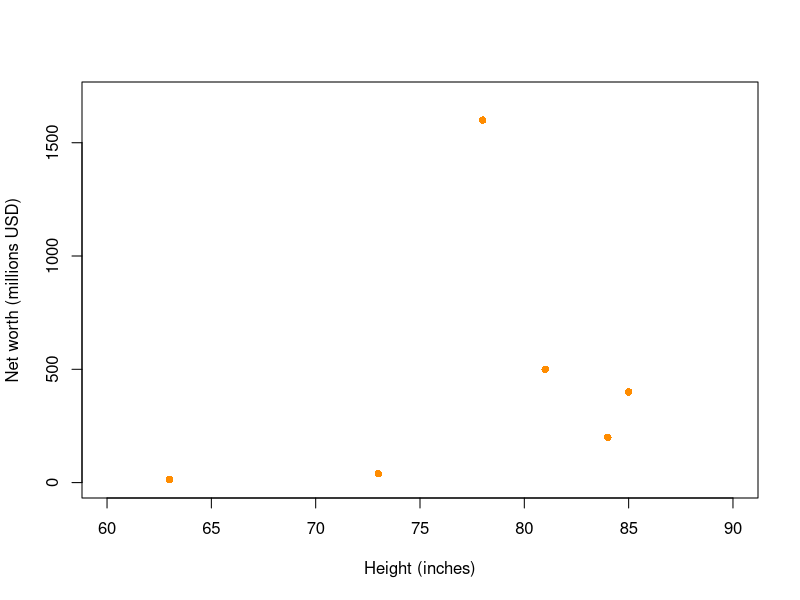
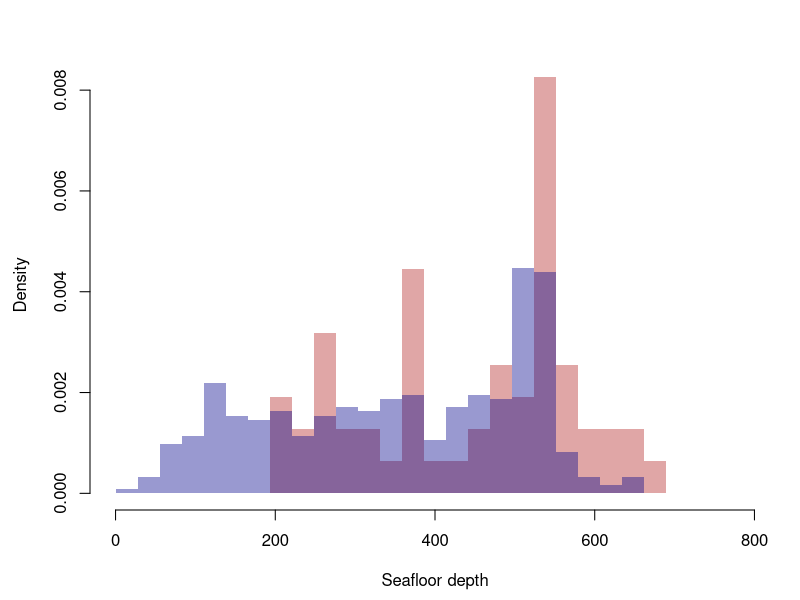
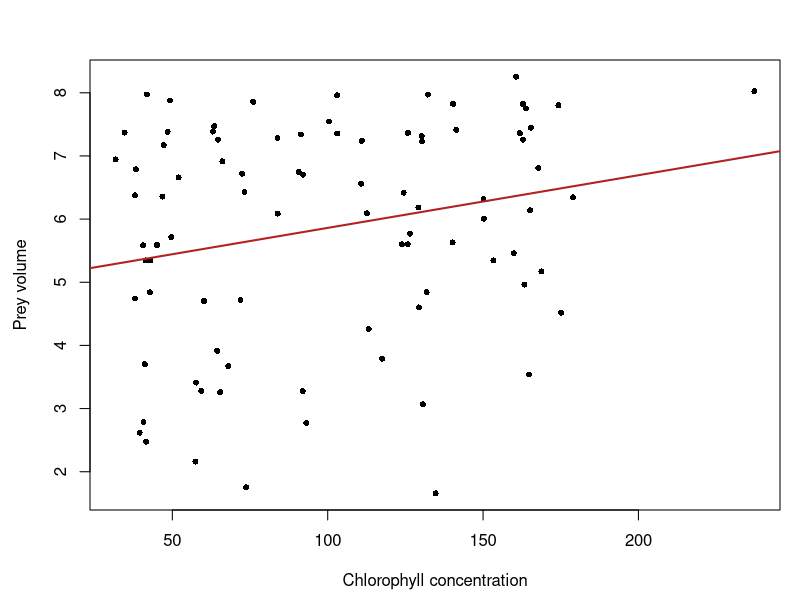

Write R code to recreate these figures, in order.
## ---- chunk 1
player <- c("LeBron","Mugsy","Shaq","Jordan","Hakeem","Kobe","Stockton")
worth <- c(500, 14, 400, 1600, 200, 600,40)
df1 <- data.frame(player,worth)
df1
## ---- chunk 2
player <- c("Jordan","Shaq","Magic","Hakeem","Stockton","Mugsy","LeBron")
height <- c(78,85,81,84,73,63,81)
df2 <- data.frame(player,height)
df2
## ---- chunk 3
library(dplyr)
## ---- chunk 4
left_join(df1,df2,by="player")
## ---- chunk 5
right_join(df1,df2,by="player")
## ---- chunk 6
full_join(df1,df2,by="player")
## ---- chunk 7
inner_join(df1,df2,by="player")
## ---- chunk 8
df3 <- full_join(df1,df2,by="player")
plot(df3$worth ~ df3$height,
     ylim=c(0,1700),xlim=c(60,90),
     pch=16,col="dark orange",
     xlab="Height (inches)",
     ylab="Net worth (millions USD)")
## ---- chunk 9
env <- read.csv("./data/whales-environment.csv") ; head(env)

dive <-read.csv("./data/whales-dives.csv") ; head(dive)
## ---- chunk 10
head(dive$id)
## ---- chunk 11
head(env$id)
## ---- chunk 12
par(mar=c(4.5,4.5,3,1))
hist(env$seafloor[env$species=="FW"],
     xlab="Seafloor depth",
     main=NULL,
     prob=TRUE,
     xlim=c(0,800),
     breaks=seq(0,800,length=30),
     border=NA,
     col=adjustcolor("firebrick",alpha.f=.4))
hist(env$seafloor[env$species=="HW"],
     xlim=c(0,800),
     breaks=seq(0,800,length=30), 
     border=NA,
     col=adjustcolor("darkblue",alpha.f=.4),
     prob=TRUE,
     add=TRUE)
## ---- chunk 13
t.test(x=env$seafloor[env$species=="FW"],
       y=env$seafloor[env$species=="HW"])
## ---- chunk 14
hwe <- env[env$species=="HW",] ; head(hwe)
hwd <- dive[dive$species=="HW",] ; head(hwd)

nrow(hwe)
hwe <- hwe[hwe$id %in% hwd$id,]
nrow(hwe) ; nrow(hwd)

hwe <- hwe[order(hwe$id),]
hwd <- hwd[order(hwd$id),]
hwd$chl <- hwe$chlorophyll

par(mar=c(4.5,4.5,3,1))
plot(hwd$prey.volume ~ hwd$chl,
     xlab="Chlorophyll concentration",
     ylab="Prey volume",
     pch=16,
     cex=.8)
hwlm <- lm(hwd$prey.volume ~ hwd$chl)
abline(hwlm,col="firebrick",lwd=2)

## ---- chunk 15
summary(hwlm)
